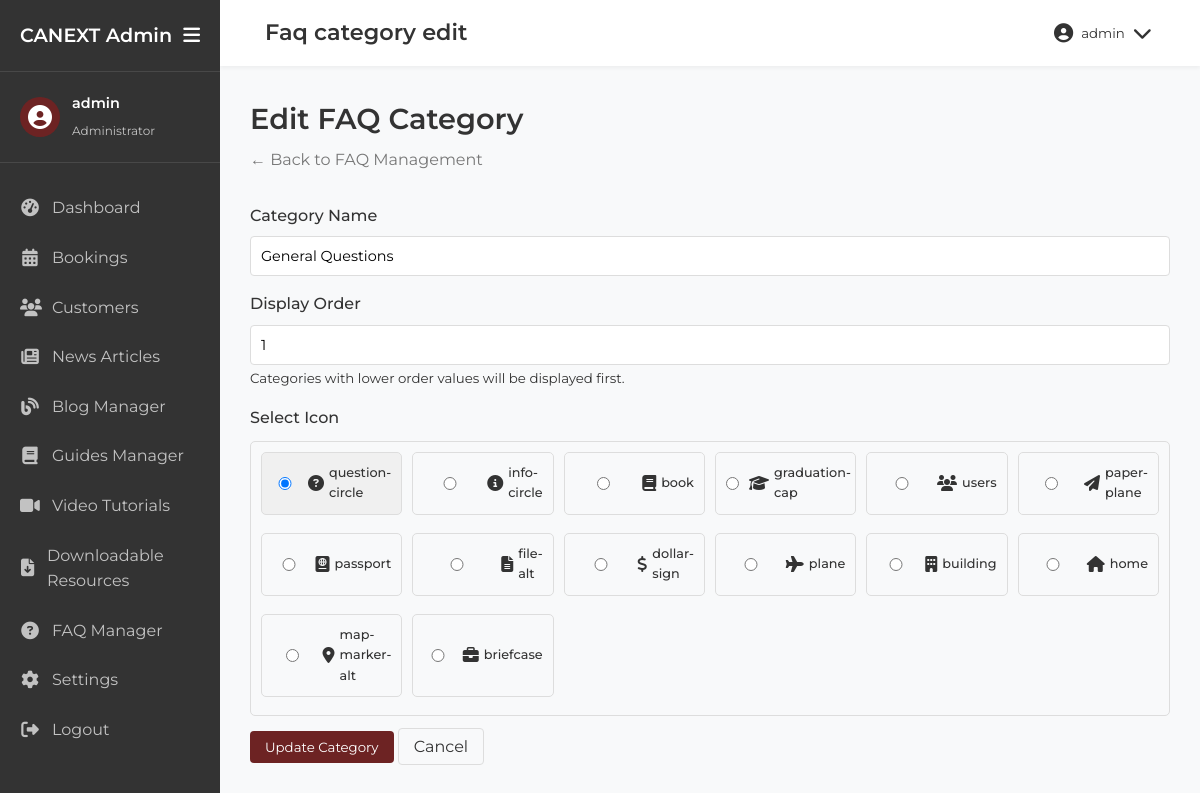
Screenshot of /admin/faq_category_edit.php?id=1 (signed in) with the database file from the repository.
### tables this page shows
CREATE TABLE IF NOT EXISTS `faq_categories` (
  `id` int(11) NOT NULL AUTO_INCREMENT,
  `name` varchar(255) NOT NULL,
  `icon` varchar(50) NOT NULL,
  `display_order` int(11) NOT NULL DEFAULT 0,
  `created_at` timestamp NOT NULL DEFAULT CURRENT_TIMESTAMP,
  `updated_at` timestamp NOT NULL DEFAULT CURRENT_TIMESTAMP ON UPDATE CURRENT_TIMESTAMP,
  PRIMARY KEY (`id`)
);

### admin/includes/db_connection.php (called while the page is built, shortened)
<?php
$db_host = '193.203.184.121';
$db_user = 'u911550082_canext';
$db_pass = 'Milk@sdk14';
$db_name = 'u911550082_canext';
$conn = new mysqli($db_host, $db_user, $db_pass, $db_name);
function executeQuery($sql) {
    global $conn;
    return $conn->query($sql);
}
?>

### admin/faq_category_edit.php (the view, shortened to what this page needs)
<?php
include('includes/header.php');
include('includes/db_connection.php');
$category = [
    'id' => 0,
    'name' => '',
    'icon' => 'fas fa-question-circle',
    'display_order' => 0
];
if (isset($_GET['id']) && is_numeric($_GET['id'])) {
    $category_id = intval($_GET['id']);
    $sql = "SELECT * FROM faq_categories WHERE id = $category_id";
    $result = executeQuery($sql);
    if ($result && $result->num_rows > 0) {
        $category = $result->fetch_assoc();
    } else {
        header('Location: faq.php?error=category_not_found');
        exit;
    }
}
$available_icons = [
    'fas fa-question-circle',
    'fas fa-info-circle',
    'fas fa-book',
    'fas fa-graduation-cap',
    'fas fa-users',
    'fas fa-paper-plane',
    'fas fa-passport',
    'fas fa-file-alt',
    'fas fa-dollar-sign',
    'fas fa-plane',
    'fas fa-building',
    'fas fa-home',
    'fas fa-map-marker-alt',
    'fas fa-briefcase'
];
?>
<div class="admin-content-header">
    <h1><?php echo $category['id'] ? 'Edit' : 'Add'; ?> FAQ Category</h1>
    <p><a href="faq.php">← Back to FAQ Management</a></p>
</div>
<div class="admin-form-container">
    <form method="post" action="faq_category_save.php" class="admin-form">
        <div class="form-group">
            <label for="name">Category Name</label>
            <input type="text" id="name" name="name" value="<?php echo htmlspecialchars($category['name']); ?>" required>
        </div>
        <div class="form-group">
            <label for="display_order">Display Order</label>
            <input type="number" id="display_order" name="display_order" value="<?php echo $category['display_order']; ?>" min="0">
            <small>Categories with lower order values will be displayed first.</small>
        </div>
        <div class="form-group">
            <label>Select Icon</label>
            <div class="icon-selection" style="display: grid; grid-template-columns: repeat(auto-fill, minmax(120px, 1fr)); gap: 10px; margin-top: 10px;">
                <?php foreach ($available_icons as $icon): ?>
                <label class="icon-option" style="display: flex; align-items: center; padding: 10px; border: 1px solid #ddd; border-radius: 5px; cursor: pointer; <?php if ($icon === $category['icon']) echo 'background-color: #f0f0f0;'; ?>">
                    <input type="radio" name="icon" value="<?php echo $icon; ?>" <?php if ($icon === $category['icon']) echo 'checked'; ?> style="margin-right: 10px;">
                    <i class="<?php echo $icon; ?>"></i>
                    <span style="margin-left: 5px; font-size: 0.8rem;"><?php echo str_replace(['fas ', 'fa-'], ['', ''], $icon); ?></span>
                </label>
                <?php endforeach; ?>
            </div>
        </div>
        <div class="form-actions">
            <button type="submit" class="btn btn-primary"><?php echo $category['id'] ? 'Update' : 'Add'; ?> Category</button>
            <a href="faq.php" class="btn btn-secondary">Cancel</a>
        </div>
    </form>
</div>
<?php include('includes/footer.php'); ?>

### admin/css/admin-styles.css (style rules this page uses)
:root { --color-cream: #FEF9E1; --color-gold: #E5D0AC; --color-red: #e51f13; --color-burgundy: #6D2323; --color-dark: #333333; --color-light: #FFFFFF; --color-gray: #f5f5f5; --color-gray-dark: #777777; --font-primary: 'Montserrat', sans-serif; --font-secondary: 'Lora', serif; --transition: all 0.3s ease; --sidebar-width: 250px; --sidebar-collapsed-width: 70px; }
*, *::before, *::after { margin: 0; padding: 0; box-sizing: border-box; }
body { font-family: var(--font-primary); background-color: #f8f9fa; color: var(--color-dark); line-height: 1.6; }
a { text-decoration: none; color: inherit; }
button { cursor: pointer; font-family: var(--font-primary); }
.admin-content-header { margin-bottom: 30px; }
.admin-content-header h1 { font-size: 1.8rem; font-weight: 600; color: var(--color-dark); margin-bottom: 5px; }
.admin-content-header p { color: var(--color-gray-dark); }
.btn-primary { background-color: var(--color-burgundy); color: white; border: none; padding: 8px 15px; border-radius: 4px; cursor: pointer; }
.btn-secondary { background-color: #f8f9fa; border: 1px solid #ddd; padding: 8px 15px; border-radius: 4px; cursor: pointer; }
.form-group { margin-bottom: 15px; }
.form-group label { display: block; margin-bottom: 8px; font-weight: 500; }
.form-group input, .form-group select, .form-group textarea { width: 100%; padding: 10px; border: 1px solid #ddd; border-radius: 4px; font-family: var(--font-primary); font-size: 0.9rem; }
.icon-selection { max-height: 300px; overflow-y: auto; border: 1px solid #ddd; padding: 10px; border-radius: 5px; }
.icon-option { transition: all 0.2s ease; }

### rows the page displays
faq_categories: name "General Questions", display_order "1", icon "☑ question-circle", icon "☐ info-circle", icon "☐ book", icon "☐ graduation-cap", icon "☐ users", icon "☐ paper-plane", icon "☐ passport", icon "☐ file-alt", icon "☐ dollar-sign", icon "☐ plane", icon "☐ building", icon "☐ home", icon "☐ map-marker-alt", icon "☐ briefcase"

### other values shown
$_SESSION['admin_username'] "admin"
str_replace(array('.php', '_'), array('', ' '), $current_page) "Faq category edit"
str_replace(['fas ', 'fa-'], ['', ''], $icon) "question-circle"
str_replace(['fas ', 'fa-'], ['', ''], $icon) "info-circle"
str_replace(['fas ', 'fa-'], ['', ''], $icon) "book"
str_replace(['fas ', 'fa-'], ['', ''], $icon) "graduation-cap"
str_replace(['fas ', 'fa-'], ['', ''], $icon) "users"
str_replace(['fas ', 'fa-'], ['', ''], $icon) "paper-plane"
str_replace(['fas ', 'fa-'], ['', ''], $icon) "passport"
str_replace(['fas ', 'fa-'], ['', ''], $icon) "file-alt"
str_replace(['fas ', 'fa-'], ['', ''], $icon) "dollar-sign"
str_replace(['fas ', 'fa-'], ['', ''], $icon) "plane"
str_replace(['fas ', 'fa-'], ['', ''], $icon) "building"
str_replace(['fas ', 'fa-'], ['', ''], $icon) "home"
str_replace(['fas ', 'fa-'], ['', ''], $icon) "map-marker-alt"
